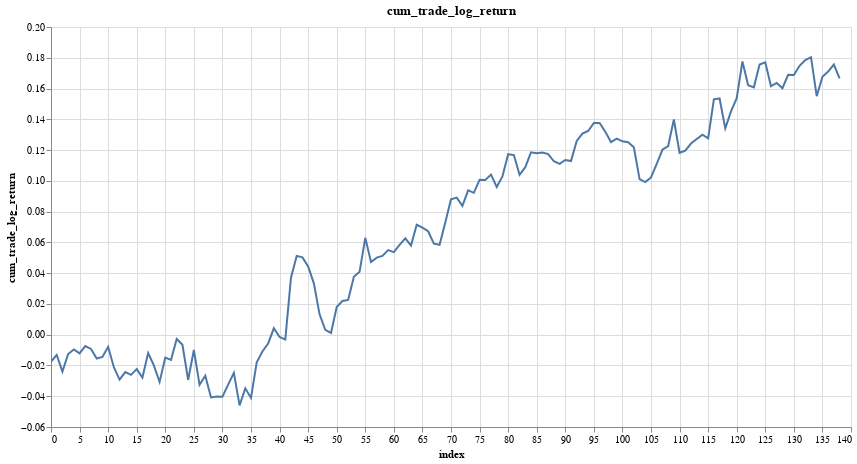

The code cell stored with this chart in its notebook:
### Markdown cell above
### equity curve (log space)

### Code cell
research.plot_column(test_trades, 'cum_trade_log_return')

### Figure 1 — Vega-Lite specification as saved in the notebook (floating-point values rounded to 4 significant figures; data arrays with more than 128 entries replaced by an {"elided": "..."} marker saying what was removed)
{"config": {"view": {"continuousWidth": 300, "continuousHeight": 300}}, "data": {"name": "data-da9493603450362171a854ce1a31e608"}, "mark": {"type": "line", "tooltip": true}, "encoding": {"x": {"field": "index", "type": "quantitative"}, "y": {"field": "cum_trade_log_return", "type": "quantitative"}}, "height": 400, "params": [{"name": "param_1", "select": {"type": "interval", "encodings": ["x", "y"]}, "bind": "scales"}], "title": "cum_trade_log_return", "width": 800, "$schema": "https://vega.github.io/schema/vega-lite/v5.20.1.json", "datasets": {"data-da9493603450362171a854ce1a31e608": {"elided": "139 records"}}}
